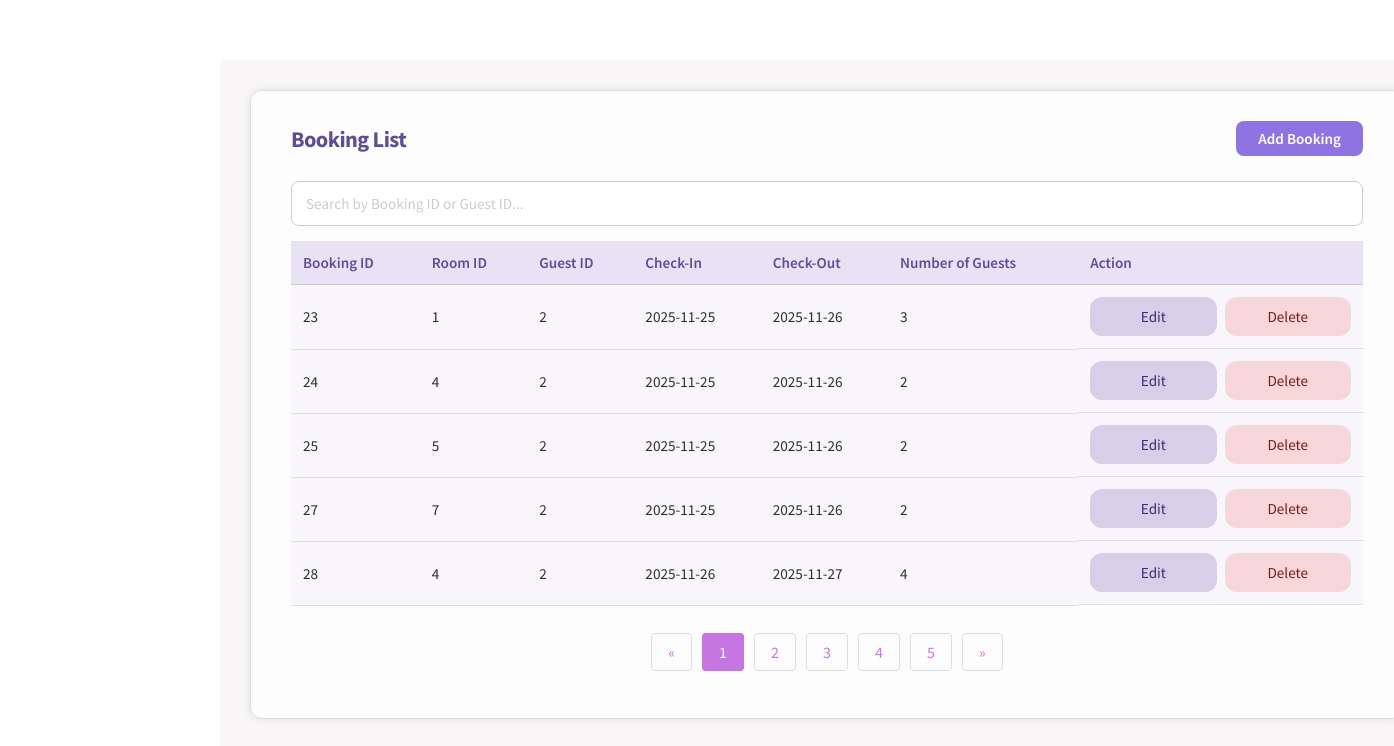
Screenshot of /booking.php with the database file from the repository.
### tables this page shows
CREATE TABLE BOOKING(
BOOKING_ID INTEGER NOT NULL PRIMARY KEY AUTOINCREMENT,
NO_OF_GUEST INTEGER NOT NULL,
DATE_IN DATE NOT NULL,
DATE_OUT DATE NOT NULL,
TIMESTAMP DATETIME NOT NULL NOT NULL DEFAULT (CURRENT_TIMESTAMP),
GUEST_ID INTEGER NOT NULL,
ROOM_ID INTEGER NOT NULL,
FOREIGN KEY (GUEST_ID) REFERENCES GUEST(GUEST_ID) ON DELETE CASCADE ON UPDATE CASCADE
FOREIGN KEY (ROOM_ID) REFERENCES ROOM(ROOM_ID) ON DELETE CASCADE ON UPDATE CASCADE
);

### functions.php (the view, shortened to what this page needs)
<?php
function createDB()
{
    $db = new SQLite3('hotelSQL.db');
    $db->exec("PRAGMA foreign_keys = ON");
    return $db;
}
function BookingList($editingId = null)
{
    $db = createDB();
    $select_query = "SELECT * FROM BOOKING";
    $result = $db->query($select_query);
    while ($row = $result->fetchArray(SQLITE3_ASSOC)) {
        if ($editingId == $row['BOOKING_ID']) {
            echo "<form method='post'><tr>";
            echo "<td>" . $row['BOOKING_ID'] . "</td>";
            echo "<input type='hidden' name='booking-id' value='" . $row['BOOKING_ID'] . "'>";
            echo "<td>
                    <input type='number' name='room-id'
                           value='" . htmlspecialchars($row['ROOM_ID']) . "' required>
                  </td>";
            echo "<td>
                    <input type='number' name='guest-id'
                           value='" . htmlspecialchars($row['GUEST_ID']) . "' required>
                  </td>";
            echo "<td>
                    <input type='date' name='date-in'
                           value='" . htmlspecialchars($row['DATE_IN']) . "' required>
                  </td>";
            echo "<td>
                    <input type='date' name='date-out'
                           value='" . htmlspecialchars($row['DATE_OUT']) . "' required>
                  </td>";
            echo "<td>
                    <input type='number' name='num-guest'
                           value='" . htmlspecialchars($row['NO_OF_GUEST']) . "' required>
                  </td>";
            echo "<td>
                    <input type='submit' class='submit-btn' name='save' value='Save'>
                    <input type='submit' class='delete-button-in-list' name='cancel' value='Cancel'>
                  </td>";
            echo "</tr></form>";
        } else {
            echo "<form method='post'><tr>";
            echo "<td>" . $row['BOOKING_ID'] . "</td>";
            echo "<td>" . $row['ROOM_ID'] . "</td>";
            echo "<td>" . $row['GUEST_ID'] . "</td>";
            echo "<td>" . $row['DATE_IN'] . "</td>";
            echo "<td>" . $row['DATE_OUT'] . "</td>";
            echo "<td>" . $row['NO_OF_GUEST'] . "</td>";
            echo "<td>
                    <input type='hidden' name='booking-id' value='" . $row['BOOKING_ID'] . "'>
                    <input type='submit' class='edit-button-in-list' name='edit' value='Edit'>
                    <input type='submit' class='delete-button-in-list' name='delete' value='Delete'>
                  </td>";
            echo "</tr></form>";
        }
    }
}
?>

### booking.php (shortened to what this page needs)
<!DOCTYPE html>
<html lang="en">
<head>
    <link rel="stylesheet" href="style.css" />
</head>
<?php
require_once("functions.php");
$editingId = null;
?>
<body onload="loadNavbar()">
    <div class="main_content">
        <section class="add-container">
            <div class="heading-row">
                <h2>Booking List</h2>
                <a class="add-btn" href="booking-add.php">Add Booking</a>
            </div>
            <div class="search-bar">
                <input type="text" id="searchInput" placeholder="Search by Booking ID or Guest ID..." autocomplete="off"
                    onkeyup="filterBookingList(this)">
            </div>
            <table class="base-table">
                <thead>
                    <tr>
                        <th>Booking ID</th>
                        <th>Room ID</th>
                        <th>Guest ID</th>
                        <th>Check-In</th>
                        <th>Check-Out</th>
                        <th>Number of Guests</th>
                        <th>Action</th>
                    </tr>
                </thead>
                <tbody>
                    <?php BookingList($editingId); ?>
                </tbody>
            </table>
            <br />
            <ul class="pagination">
                <li><a href="#">&laquo;</a></li>
                <li class="active"><a href="#">1</a></li>
                <li><a href="#">2</a></li>
                <li><a href="#">3</a></li>
                <li><a href="#">4</a></li>
                <li><a href="#">5</a></li>
                <li><a href="#">&raquo;</a></li>
            </ul>
        </section>
    </div>
</body>
</html>

### style.css (style rules this page uses)
html, body { margin: 0; padding: 0; box-sizing: border-box; }
*, *::before, *::after { box-sizing: inherit; }
* { font-family: "Source Sans Pro", Helvetica, sans-serif; }
h2 { text-align: center; font-weight: 300; font-size: 2.5em; color: #000000; margin-bottom: 20px; letter-spacing: -0.025em; }
input::placeholder { color: #ccc; }
input[type="text"], input[type="password"] { width: 90%; padding: 10px; border: 1px solid #ccc; border-radius: 8px; outline: none; }
.main_content { margin-top: 60px; margin-left: 220px; padding: 30px 40px 40px 30px; background: #f8f6f6; min-height: calc(100vh - 60px); color: #2e2e2e; flex: 1; width: 97%; }
.add-container h2 { color: #5f4d93; font-size: 1.4rem; font-weight: 700; margin-bottom: 20px; text-align: left; }
.add-container .search-bar { margin: 10px 0; padding: 5px 0; }
.add-container .search-bar input { display: block; width: 100%; padding: 12px 14px; border: 1px solid #ccc; }
.base-table { width: 100%; border-collapse: collapse; color: #2e2e2e; font-size: 0.95rem; background-color: #fff; }
.base-table thead { background-color: #e8e3f4; }
.base-table th { text-align: left; font-weight: 600; color: #5f4d93; padding: 12px; border-bottom: 1px solid #ccc; }
.base-table td { padding: 12px; border-bottom: 1px solid #e0e0e0; }
.base-table td:last-child { display: flex; justify-content: flex-start; align-items: center; gap: 8px; }
.base-table tr:nth-child(even) { background-color: #f8f6fb; }
.add-container { width: 90%; max-width: none; padding: 30px 40px 40px 40px; margin: 0 0 30px 0; background: rgba(255, 255, 255, 0.8); border-radius: 12px; border: 1px solid #ddd; box-shadow: 0 0 8px rgba(0, 0, 0, 0.1); }
.add-container input { padding: 10px; border: 1px solid #ccc; border-radius: 8px; font-size: 0.95rem; background-color: #fff; transition: border-color 0.3s, box-shadow 0.3s; }
.add-container td input[type="submit"] { padding: 10px 28px; border: none; border-radius: 12px; font-size: 0.95rem; font-weight: 500; cursor: pointer; }
.add-container .edit-button-in-list { background-color: #d7cfe8; color: #3b2d75; }
.add-container .delete-button-in-list { background-color: #f8d7da; color: #7a1c1c; }
.base-form input, .add-container input, .add-container select, .base-form select { width: 50%; max-width: 100%; }
.pagination { display: flex; justify-content: center; list-style-type: none; padding: 0; }
.pagination li { margin: 0 5px; }
.pagination a { text-decoration: none; color: #c676e3; padding: 8px 16px; border: 1px solid #ddd; border-radius: 4px; }
.pagination .active a { background-color: #c676e3; color: #ffffff; border: 1px solid #c676e3; }
.add-btn { display: inline-block; padding: 8px 22px; background-color: #8e73e1; color: #fff; border-radius: 8px; font-weight: 600; font-size: 0.95rem; text-decoration: none; transition: background 0.2s ease; }
.heading-row { display: flex; align-items: center; justify-content: space-between; margin-bottom: 20px; }
.heading-row h2 { margin: 0; color: #5f4d93; font-size: 1.4rem; font-weight: 700; }

### rows the page displays
booking: BOOKING_ID "23", ROOM_ID "1", GUEST_ID "2", DATE_IN "2025-11-25", DATE_OUT "2025-11-26", NO_OF_GUEST "3"
booking: BOOKING_ID "24", ROOM_ID "4", GUEST_ID "2", DATE_IN "2025-11-25", DATE_OUT "2025-11-26", NO_OF_GUEST "2"
booking: BOOKING_ID "25", ROOM_ID "5", GUEST_ID "2", DATE_IN "2025-11-25", DATE_OUT "2025-11-26", NO_OF_GUEST "2"
booking: BOOKING_ID "27", ROOM_ID "7", GUEST_ID "2", DATE_IN "2025-11-25", DATE_OUT "2025-11-26", NO_OF_GUEST "2"
booking: BOOKING_ID "28", ROOM_ID "4", GUEST_ID "2", DATE_IN "2025-11-26", DATE_OUT "2025-11-27", NO_OF_GUEST "4"
